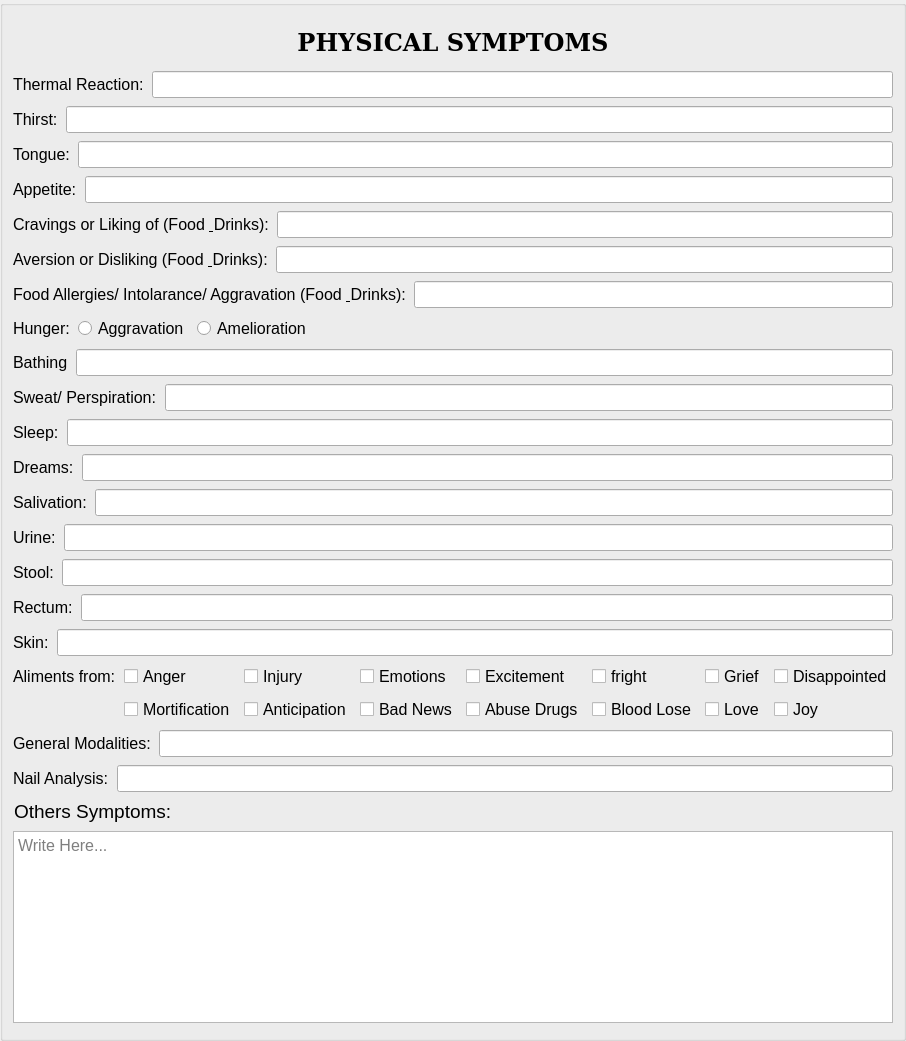
           <widget class="QGroupBox" name="groupBox_3">
            <property name="sizePolicy">
             <sizepolicy hsizetype="Expanding" vsizetype="Preferred">
              <horstretch>0</horstretch>
              <verstretch>0</verstretch>
             </sizepolicy>
            </property>
            <property name="font">
             <font>
              <pointsize>12</pointsize>
             </font>
            </property>
            <layout class="QVBoxLayout" name="verticalLayout_7">
             <property name="spacing">
              <number>8</number>
             </property>
             <property name="leftMargin">
              <number>10</number>
             </property>
             <property name="topMargin">
              <number>15</number>
             </property>
             <property name="rightMargin">
              <number>10</number>
             </property>
             <property name="bottomMargin">
              <number>15</number>
             </property>
             <item>
              <widget class="QLabel" name="header_label2">
               <property name="minimumSize">
                <size>
                 <width>0</width>
                 <height>42</height>
                </size>
               </property>
               <property name="sizeIncrement">
                <size>
                 <width>0</width>
                 <height>0</height>
                </size>
               </property>
               <property name="font">
                <font>
                 <family>DejaVu Serif</family>
                 <pointsize>18</pointsize>
                 <weight>75</weight>
                 <bold>true</bold>
                </font>
               </property>
               <property name="text">
                <string>PHYSICAL SYMPTOMS</string>
               </property>
               <property name="alignment">
                <set>Qt::AlignCenter</set>
               </property>
              </widget>
             </item>
             <item>
              <layout class="QHBoxLayout" name="horizontalLayout_18">
               <item>
                <widget class="QLabel" name="thermal_label">
                 <property name="font">
                  <font>
                   <pointsize>12</pointsize>
                  </font>
                 </property>
                 <property name="text">
                  <string>Thermal Reaction:</string>
                 </property>
                 <property name="buddy">
                  <cstring>thermal_lineEdit</cstring>
                 </property>
                </widget>
               </item>
               <item>
                <widget class="QLineEdit" name="thermal_lineEdit">
                 <property name="font">
                  <font>
                   <pointsize>12</pointsize>
                  </font>
                 </property>
                </widget>
               </item>
              </layout>
             </item>
             <item>
              <layout class="QHBoxLayout" name="horizontalLayout_19">
               <item>
                <widget class="QLabel" name="thirst_label">
                 <property name="font">
                  <font>
                   <pointsize>12</pointsize>
                  </font>
                 </property>
                 <property name="text">
                  <string>Thirst:</string>
                 </property>
                 <property name="buddy">
                  <cstring>thirst_lineEdit</cstring>
                 </property>
                </widget>
               </item>
               <item>
                <widget class="QLineEdit" name="thirst_lineEdit">
                 <property name="font">
                  <font>
                   <pointsize>12</pointsize>
                  </font>
                 </property>
                </widget>
               </item>
              </layout>
             </item>
             <item>
              <layout class="QHBoxLayout" name="horizontalLayout_20">
               <item>
                <widget class="QLabel" name="tongue_label">
                 <property name="font">
                  <font>
                   <pointsize>12</pointsize>
                  </font>
                 </property>
                 <property name="text">
                  <string>Tongue:</string>
                 </property>
                 <property name="buddy">
                  <cstring>tongue_lineEdit</cstring>
                 </property>
                </widget>
               </item>
               <item>
                <widget class="QLineEdit" name="tongue_lineEdit">
                 <property name="font">
                  <font>
                   <pointsize>12</pointsize>
                  </font>
                 </property>
                </widget>
               </item>
              </layout>
             </item>
             <item>
              <layout class="QHBoxLayout" name="horizontalLayout_21">
               <item>
                <widget class="QLabel" name="appetite_label">
                 <property name="font">
                  <font>
                   <pointsize>12</pointsize>
                  </font>
                 </property>
                 <property name="text">
                  <string>Appetite:</string>
                 </property>
                 <property name="buddy">
                  <cstring>appetite_lineEdit</cstring>
                 </property>
                </widget>
               </item>
               <item>
                <widget class="QLineEdit" name="appetite_lineEdit">
                 <property name="font">
                  <font>
                   <pointsize>12</pointsize>
                  </font>
                 </property>
                </widget>
               </item>
              </layout>
             </item>
             <item>
              <layout class="QHBoxLayout" name="horizontalLayout_22">
               <item>
                <widget class="QLabel" name="craving_label">
                 <property name="font">
                  <font>
                   <pointsize>12</pointsize>
                  </font>
                 </property>
                 <property name="text">
                  <string>Cravings or Liking of (Food &amp; Drinks):</string>
                 </property>
                 <property name="buddy">
                  <cstring>cravings_lineEdit</cstring>
                 </property>
                </widget>
               </item>
               <item>
                <widget class="QLineEdit" name="cravings_lineEdit">
                 <property name="font">
                  <font>
                   <pointsize>12</pointsize>
                  </font>
                 </property>
                </widget>
               </item>
              </layout>
             </item>
             <item>
              <layout class="QHBoxLayout" name="horizontalLayout_23">
               <item>
                <widget class="QLabel" name="dislike_label">
                 <property name="font">
                  <font>
                   <pointsize>12</pointsize>
                  </font>
                 </property>
                 <property name="text">
                  <string>Aversion or Disliking (Food &amp; Drinks):</string>
                 </property>
                 <property name="buddy">
                  <cstring>dislike_lineEdit</cstring>
                 </property>
                </widget>
               </item>
               <item>
                <widget class="QLineEdit" name="dislike_lineEdit">
                 <property name="font">
                  <font>
                   <pointsize>12</pointsize>
                  </font>
                 </property>
                </widget>
               </item>
              </layout>
             </item>
             <item>
              <layout class="QHBoxLayout" name="horizontalLayout_24">
               <item>
                <widget class="QLabel" name="intolerance_label">
                 <property name="font">
                  <font>
                   <pointsize>12</pointsize>
                  </font>
                 </property>
                 <property name="text">
                  <string>Food Allergies/ Intolarance/ Aggravation (Food &amp; Drinks):</string>
                 </property>
                 <property name="buddy">
                  <cstring>intolerance_lineEdit</cstring>
                 </property>
                </widget>
               </item>
               <item>
                <widget class="QLineEdit" name="intolerance_lineEdit">
                 <property name="font">
                  <font>
                   <pointsize>12</pointsize>
                  </font>
                 </property>
                </widget>
               </item>
              </layout>
             </item>
             <item>
              <layout class="QHBoxLayout" name="horizontalLayout_25">
               <item>
                <widget class="QLabel" name="hunger_label">
                 <property name="sizePolicy">
                  <sizepolicy hsizetype="Fixed" vsizetype="Preferred">
                   <horstretch>0</horstretch>
                   <verstretch>0</verstretch>
                  </sizepolicy>
                 </property>
                 <property name="font">
                  <font>
                   <pointsize>12</pointsize>
                  </font>
                 </property>
                 <property name="text">
                  <string>Hunger:</string>
                 </property>
                </widget>
               </item>
               <item>
                <widget class="QRadioButton" name="aggravation_radiobtn">
                 <property name="sizePolicy">
                  <sizepolicy hsizetype="Fixed" vsizetype="Fixed">
                   <horstretch>0</horstretch>
                   <verstretch>0</verstretch>
                  </sizepolicy>
                 </property>
                 <property name="font">
                  <font>
                   <pointsize>12</pointsize>
                  </font>
                 </property>
                 <property name="text">
                  <string>Aggravation</string>
                 </property>
                </widget>
               </item>
               <item>
                <widget class="QRadioButton" name="amelioration_radiobtn">
                 <property name="sizePolicy">
                  <sizepolicy hsizetype="Fixed" vsizetype="Fixed">
                   <horstretch>0</horstretch>
                   <verstretch>0</verstretch>
                  </sizepolicy>
                 </property>
                 <property name="font">
                  <font>
                   <pointsize>12</pointsize>
                  </font>
                 </property>
                 <property name="text">
                  <string>Amelioration</string>
                 </property>
                </widget>
               </item>
               <item>
                <spacer name="horizontalSpacer">
                 <property name="font">
                  <font>
                   <pointsize>12</pointsize>
                  </font>
                 </property>
                 <property name="orientation">
                  <enum>Qt::Horizontal</enum>
                 </property>
                 <property name="sizeHint" stdset="0">
                  <size>
                   <width>40</width>
                   <height>20</height>
                  </size>
                 </property>
                </spacer>
               </item>
              </layout>
             </item>
             <item>
              <layout class="QHBoxLayout" name="horizontalLayout_28">
               <item>
                <widget class="QLabel" name="bathing_label">
                 <property name="font">
                  <font>
                   <pointsize>12</pointsize>
                  </font>
                 </property>
                 <property name="text">
                  <string>Bathing</string>
                 </property>
                 <property name="buddy">
                  <cstring>bathing_lineEdit</cstring>
                 </property>
                </widget>
               </item>
               <item>
                <widget class="QLineEdit" name="bathing_lineEdit">
                 <property name="font">
                  <font>
                   <pointsize>12</pointsize>
                  </font>
                 </property>
                </widget>
               </item>
              </layout>
             </item>
             <item>
              <layout class="QHBoxLayout" name="horizontalLayout_29">
               <item>
                <widget class="QLabel" name="sweat_label">
                 <property name="font">
                  <font>
                   <pointsize>12</pointsize>
                  </font>
                 </property>
                 <property name="text">
                  <string>Sweat/ Perspiration:</string>
                 </property>
                 <property name="buddy">
                  <cstring>sweat_lineEdit</cstring>
                 </property>
                </widget>
               </item>
               <item>
                <widget class="QLineEdit" name="sweat_lineEdit">
                 <property name="font">
                  <font>
                   <pointsize>12</pointsize>
                  </font>
                 </property>
                </widget>
               </item>
              </layout>
             </item>
             <item>
              <layout class="QHBoxLayout" name="horizontalLayout_30">
               <item>
                <widget class="QLabel" name="aleep_label">
                 <property name="font">
                  <font>
                   <pointsize>12</pointsize>
                  </font>
                 </property>
                 <property name="text">
                  <string>Sleep:</string>
                 </property>
                 <property name="buddy">
                  <cstring>sleep_lineEdit</cstring>
                 </property>
                </widget>
               </item>
               <item>
                <widget class="QLineEdit" name="sleep_lineEdit">
                 <property name="font">
                  <font>
                   <pointsize>12</pointsize>
                  </font>
                 </property>
                </widget>
               </item>
              </layout>
             </item>
             <item>
              <layout class="QHBoxLayout" name="horizontalLayout_31">
               <item>
                <widget class="QLabel" name="dreams_label">
                 <property name="font">
                  <font>
                   <pointsize>12</pointsize>
                  </font>
                 </property>
                 <property name="text">
                  <string>Dreams:</string>
                 </property>
                 <property name="buddy">
                  <cstring>dreams_lineEdit</cstring>
                 </property>
                </widget>
               </item>
               <item>
                <widget class="QLineEdit" name="dreams_lineEdit">
                 <property name="font">
                  <font>
                   <pointsize>12</pointsize>
                  </font>
                 </property>
                </widget>
               </item>
              </layout>
             </item>
             <item>
              <layout class="QHBoxLayout" name="horizontalLayout_32">
               <item>
                <widget class="QLabel" name="salivation_label">
                 <property name="font">
                  <font>
                   <pointsize>12</pointsize>
                  </font>
                 </property>
                 <property name="text">
                  <string>Salivation:</string>
                 </property>
                 <property name="buddy">
                  <cstring>salivation_lineEdit</cstring>
                 </property>
                </widget>
               </item>
               <item>
                <widget class="QLineEdit" name="salivation_lineEdit">
                 <property name="font">
                  <font>
                   <pointsize>12</pointsize>
                  </font>
                 </property>
                </widget>
               </item>
              </layout>
             </item>
             <item>
              <layout class="QHBoxLayout" name="horizontalLayout_33">
               <item>
                <widget class="QLabel" name="urine_label">
                 <property name="font">
                  <font>
                   <pointsize>12</pointsize>
                  </font>
                 </property>
                 <property name="text">
                  <string>Urine:</string>
                 </property>
                 <property name="buddy">
                  <cstring>urine_lineEdit</cstring>
                 </property>
                </widget>
               </item>
               <item>
                <widget class="QLineEdit" name="urine_lineEdit">
                 <property name="font">
                  <font>
                   <pointsize>12</pointsize>
                  </font>
                 </property>
                </widget>
               </item>
              </layout>
             </item>
             <item>
              <layout class="QHBoxLayout" name="horizontalLayout_34">
               <item>
                <widget class="QLabel" name="stool_label">
                 <property name="font">
                  <font>
                   <pointsize>12</pointsize>
                  </font>
                 </property>
                 <property name="text">
                  <string>Stool:</string>
                 </property>
                 <property name="buddy">
                  <cstring>stool_lineEdit</cstring>
                 </property>
                </widget>
               </item>
               <item>
                <widget class="QLineEdit" name="stool_lineEdit">
                 <property name="font">
                  <font>
                   <pointsize>12</pointsize>
                  </font>
                 </property>
                </widget>
               </item>
              </layout>
             </item>
             <item>
              <layout class="QHBoxLayout" name="horizontalLayout_35">
               <item>
                <widget class="QLabel" name="rectum_label">
                 <property name="font">
                  <font>
                   <pointsize>12</pointsize>
                  </font>
                 </property>
                 <property name="text">
                  <string>Rectum:</string>
                 </property>
                 <property name="buddy">
                  <cstring>rectum_lineEdit</cstring>
                 </property>
                </widget>
               </item>
               <item>
                <widget class="QLineEdit" name="rectum_lineEdit">
                 <property name="font">
                  <font>
                   <pointsize>12</pointsize>
                  </font>
                 </property>
                </widget>
               </item>
              </layout>
             </item>
             <item>
              <layout class="QHBoxLayout" name="horizontalLayout_36">
               <item>
                <widget class="QLabel" name="skin_label">
                 <property name="font">
                  <font>
                   <pointsize>12</pointsize>
                  </font>
                 </property>
                 <property name="text">
                  <string>Skin:</string>
                 </property>
                 <property name="buddy">
                  <cstring>skin_lineEdit</cstring>
                 </property>
                </widget>
               </item>
               <item>
                <widget class="QLineEdit" name="skin_lineEdit">
                 <property name="font">
                  <font>
                   <pointsize>12</pointsize>
                  </font>
                 </property>
                </widget>
               </item>
              </layout>
             </item>
             <item>
              <layout class="QGridLayout" name="gridLayout">
               <item row="2" column="7">
                <widget class="QCheckBox" name="abuseDrugs_checkBox">
                 <property name="font">
                  <font>
                   <pointsize>12</pointsize>
                  </font>
                 </property>
                 <property name="text">
                  <string>Abuse Drugs</string>
                 </property>
                </widget>
               </item>
               <item row="2" column="8">
                <widget class="QCheckBox" name="bloodLose_checkBox">
                 <property name="font">
                  <font>
                   <pointsize>12</pointsize>
                  </font>
                 </property>
                 <property name="text">
                  <string>Blood Lose</string>
                 </property>
                </widget>
               </item>
               <item row="0" column="11">
                <widget class="QCheckBox" name="grief_checkBox">
                 <property name="font">
                  <font>
                   <pointsize>12</pointsize>
                  </font>
                 </property>
                 <property name="text">
                  <string>Grief</string>
                 </property>
                </widget>
               </item>
               <item row="0" column="1">
                <widget class="QCheckBox" name="anger_checkBox">
                 <property name="font">
                  <font>
                   <pointsize>12</pointsize>
                  </font>
                 </property>
                 <property name="text">
                  <string>Anger</string>
                 </property>
                </widget>
               </item>
               <item row="2" column="1">
                <widget class="QCheckBox" name="mortification_checkBox">
                 <property name="font">
                  <font>
                   <pointsize>12</pointsize>
                  </font>
                 </property>
                 <property name="text">
                  <string>Mortification</string>
                 </property>
                </widget>
               </item>
               <item row="2" column="6">
                <widget class="QCheckBox" name="badnews_checkBox">
                 <property name="font">
                  <font>
                   <pointsize>12</pointsize>
                  </font>
                 </property>
                 <property name="text">
                  <string>Bad News</string>
                 </property>
                </widget>
               </item>
               <item row="2" column="12">
                <widget class="QCheckBox" name="joy_checkBox">
                 <property name="font">
                  <font>
                   <pointsize>12</pointsize>
                  </font>
                 </property>
                 <property name="text">
                  <string>Joy</string>
                 </property>
                </widget>
               </item>
               <item row="2" column="11">
                <widget class="QCheckBox" name="love_checkBox">
                 <property name="font">
                  <font>
                   <pointsize>12</pointsize>
                  </font>
                 </property>
                 <property name="text">
                  <string>Love</string>
                 </property>
                </widget>
               </item>
               <item row="0" column="7">
                <widget class="QCheckBox" name="excitement_checkBox">
                 <property name="font">
                  <font>
                   <pointsize>12</pointsize>
                  </font>
                 </property>
                 <property name="text">
                  <string>Excitement</string>
                 </property>
                </widget>
               </item>
               <item row="0" column="0">
                <widget class="QLabel" name="aliments_label">
                 <property name="font">
                  <font>
                   <pointsize>12</pointsize>
                  </font>
                 </property>
                 <property name="text">
                  <string>Aliments from:</string>
                 </property>
                </widget>
               </item>
               <item row="0" column="4">
                <widget class="QCheckBox" name="injury_checkBox">
                 <property name="font">
                  <font>
                   <pointsize>12</pointsize>
                  </font>
                 </property>
                 <property name="text">
                  <string>Injury</string>
                 </property>
                </widget>
               </item>
               <item row="0" column="8">
                <widget class="QCheckBox" name="fright_checkBox">
                 <property name="font">
                  <font>
                   <pointsize>12</pointsize>
                  </font>
                 </property>
                 <property name="text">
                  <string>fright</string>
                 </property>
                </widget>
               </item>
               <item row="2" column="4">
                <widget class="QCheckBox" name="anticipation_checkBox">
                 <property name="font">
                  <font>
                   <pointsize>12</pointsize>
                  </font>
                 </property>
                 <property name="text">
                  <string>Anticipation</string>
                 </property>
                </widget>
               </item>
               <item row="0" column="6">
                <widget class="QCheckBox" name="emotions_checkBox">
                 <property name="font">
                  <font>
                   <pointsize>12</pointsize>
                  </font>
                 </property>
                 <property name="text">
                  <string>Emotions</string>
                 </property>
                </widget>
               </item>
               <item row="0" column="12">
                <widget class="QCheckBox" name="disappointed_checkBox">
                 <property name="font">
                  <font>
                   <pointsize>12</pointsize>
                  </font>
                 </property>
                 <property name="text">
                  <string>Disappointed</string>
                 </property>
                </widget>
               </item>
              </layout>
             </item>
             <item>
              <layout class="QHBoxLayout" name="horizontalLayout_26">
               <item>
                <widget class="QLabel" name="generalModalities_label">
                 <property name="font">
                  <font>
                   <pointsize>12</pointsize>
                  </font>
                 </property>
                 <property name="text">
                  <string>General Modalities:</string>
                 </property>
                 <property name="buddy">
                  <cstring>generalModalities_lineEdit</cstring>
                 </property>
                </widget>
               </item>
               <item>
                <widget class="QLineEdit" name="generalModalities_lineEdit">
                 <property name="font">
                  <font>
                   <pointsize>12</pointsize>
                  </font>
                 </property>
                </widget>
               </item>
              </layout>
             </item>
             <item>
              <layout class="QHBoxLayout" name="horizontalLayout_27">
               <item>
                <widget class="QLabel" name="nailAnalysis_label">
                 <property name="font">
                  <font>
                   <pointsize>12</pointsize>
                  </font>
                 </property>
                 <property name="text">
                  <string>Nail Analysis:</string>
                 </property>
                 <property name="buddy">
                  <cstring>nailAnalysis_lineEdit</cstring>
                 </property>
                </widget>
               </item>
               <item>
                <widget class="QLineEdit" name="nailAnalysis_lineEdit">
                 <property name="font">
                  <font>
                   <pointsize>12</pointsize>
                  </font>
                 </property>
                </widget>
               </item>
              </layout>
             </item>
             <item>
              <widget class="QLabel" name="others_label_2">
               <property name="font">
                <font>
                 <pointsize>14</pointsize>
                </font>
               </property>
               <property name="text">
                <string>Others Symptoms:</string>
               </property>
               <property name="margin">
                <number>0</number>
               </property>
               <property name="indent">
                <number>1</number>
               </property>
              </widget>
             </item>
             <item>
              <widget class="QTextEdit" name="others_textEdit_2">
               <property name="minimumSize">
                <size>
                 <width>0</width>
                 <height>85</height>
                </size>
               </property>
               <property name="font">
                <font>
                 <pointsize>12</pointsize>
                </font>
               </property>
               <property name="tabChangesFocus">
                <bool>true</bool>
               </property>
               <property name="placeholderText">
                <string>Write Here...</string>
               </property>
              </widget>
             </item>
            </layout>
           </widget>
